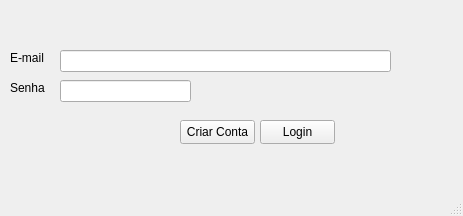
<?xml version="1.0" encoding="UTF-8"?>
<ui version="4.0">
 <class>Login</class>
 <widget class="QMainWindow" name="Login">
  <property name="geometry">
   <rect>
    <x>0</x>
    <y>0</y>
    <width>463</width>
    <height>216</height>
   </rect>
  </property>
  <property name="windowTitle">
   <string>MainWindow</string>
  </property>
  <widget class="QWidget" name="centralwidget">
   <widget class="QLineEdit" name="email">
    <property name="geometry">
     <rect>
      <x>60</x>
      <y>50</y>
      <width>331</width>
      <height>22</height>
     </rect>
    </property>
   </widget>
   <widget class="QLineEdit" name="senha">
    <property name="geometry">
     <rect>
      <x>60</x>
      <y>80</y>
      <width>131</width>
      <height>22</height>
     </rect>
    </property>
    <property name="echoMode">
     <enum>QLineEdit::Password</enum>
    </property>
   </widget>
   <widget class="QLabel" name="tx_email">
    <property name="geometry">
     <rect>
      <x>10</x>
      <y>50</y>
      <width>49</width>
      <height>16</height>
     </rect>
    </property>
    <property name="text">
     <string>E-mail</string>
    </property>
   </widget>
   <widget class="QLabel" name="tx_senha">
    <property name="geometry">
     <rect>
      <x>10</x>
      <y>80</y>
      <width>49</width>
      <height>16</height>
     </rect>
    </property>
    <property name="text">
     <string>Senha</string>
    </property>
   </widget>
   <widget class="QPushButton" name="login">
    <property name="geometry">
     <rect>
      <x>260</x>
      <y>120</y>
      <width>75</width>
      <height>24</height>
     </rect>
    </property>
    <property name="text">
     <string>Login</string>
    </property>
   </widget>
   <widget class="QPushButton" name="Creat">
    <property name="geometry">
     <rect>
      <x>180</x>
      <y>120</y>
      <width>75</width>
      <height>24</height>
     </rect>
    </property>
    <property name="text">
     <string>Criar Conta</string>
    </property>
   </widget>
  </widget>
  <widget class="QMenuBar" name="menubar">
   <property name="geometry">
    <rect>
     <x>0</x>
     <y>0</y>
     <width>463</width>
     <height>22</height>
    </rect>
   </property>
  </widget>
  <widget class="QStatusBar" name="statusbar"/>
 </widget>
 <resources/>
 <connections/>
</ui>
